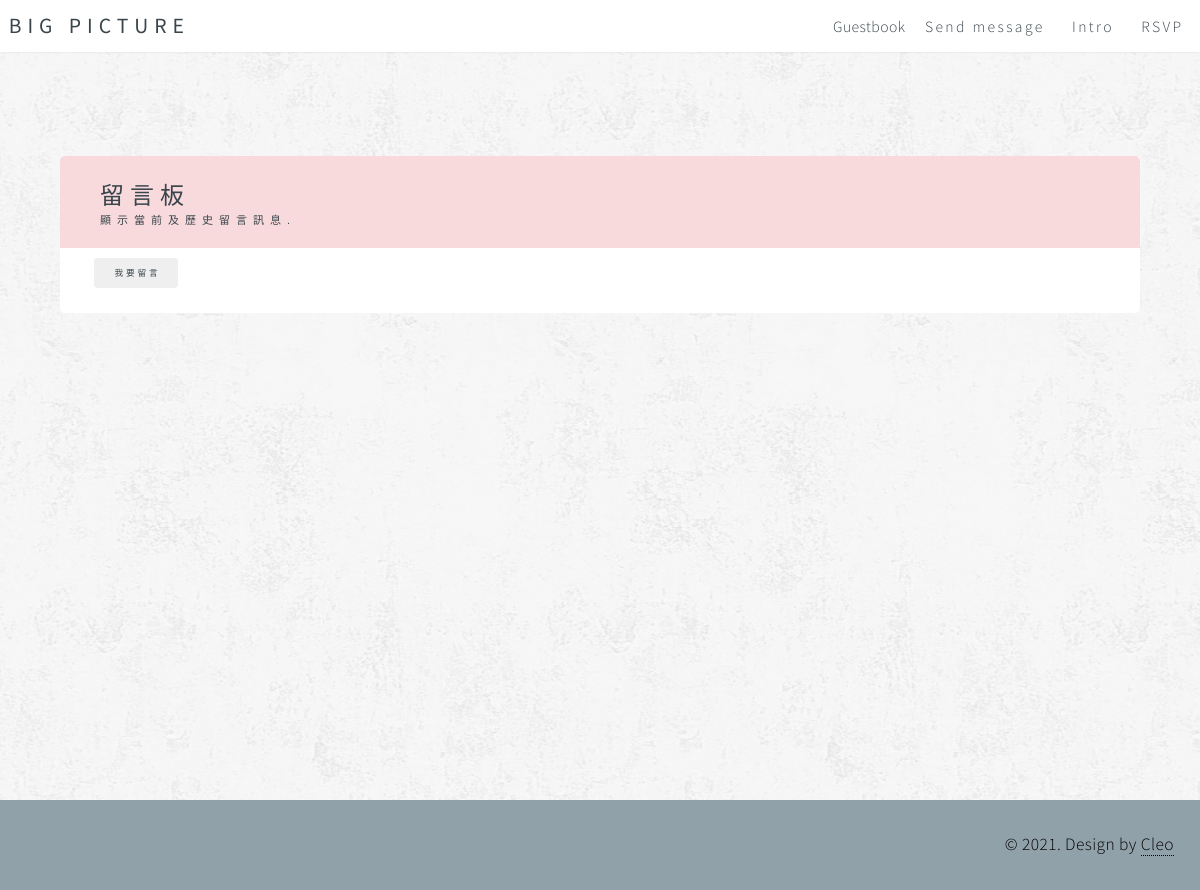
Page /Wedding/guestbook-board/ on the earlier database version.
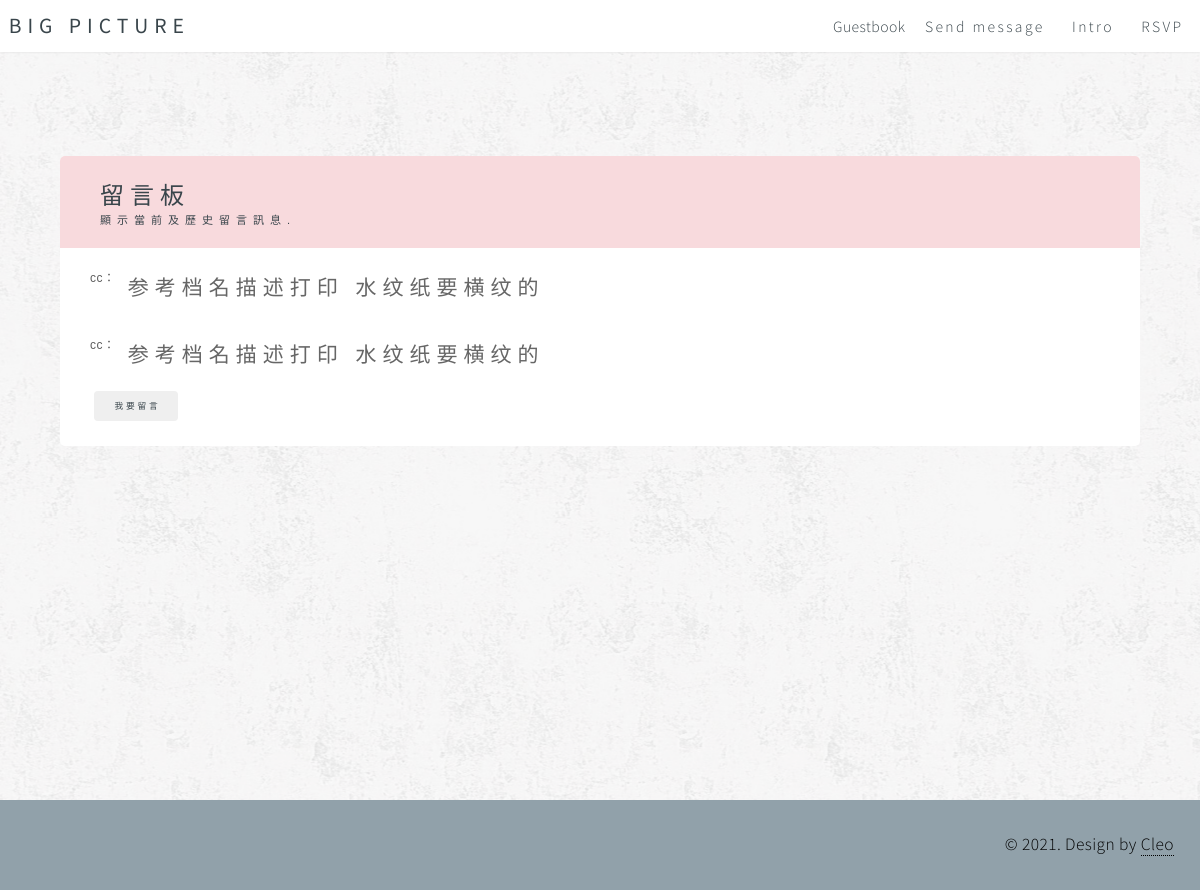
Same page on the later database version.
### Wedding/models.py (models this page shows)
class UserMessage(models.Model):
    object_id = models.CharField(max_length=50, primary_key=True, verbose_name='主键', default='')
    name = models.CharField(max_length=20, null=True, blank=True, verbose_name=u'用户名')
    email = models.EmailField(verbose_name=u'信箱')
    message = models.CharField(max_length=100, verbose_name=u'留言訊息')
    createtime = models.DateTimeField('保存日期',default = timezone.now)
    class Meta:
        db_table = 'user_message'
        ordering = ('-object_id',)
        verbose_name_plural = u'用户留言訊息'

### Wedding/views.py (the view, shortened to what this page needs)
# urls.py: path('guestbook-board/', views.board, name='guestbook-board'),
def board(request):
    all_messages = UserMessage.objects.all()
    return render(request,'wedding/guestbook-board.html', {
        'all_messages':all_messages,
    })

### Wedding/templates/wedding/guestbook-board.html (shortened to what this page needs)
{% extends 'wedding/base.html' %}
{% load static %}
{% block head %}
{{ block.super }}
<link rel="stylesheet" href="{% static 'css/wedding-guestbook.css' %}">
{% endblock head %}
{% block nav %}
<li class="current-active">Guestbook</li>
<li><a href="{% url 'WEDDING:guestbook-form' %}">Send message</a></li>
<li><a href="{% url 'WEDDING:index' %}">Intro</a></li>
<li><a href="{% url 'WEDDING:rsvp' %}">RSVP</a></li>
{% endblock nav %}
{% block home %}
<section id="guestbook" class="wrapper">
    <form action="{% url 'WEDDING:guestbook-form' %}" method="post" class="smart-green">
        <h1>留言板
            <span>顯示當前及歷史留言訊息.</span>
        </h1>
        {% for message in all_messages %}
            <label>
                <span>{{ message.name }}：　</span><br>
                <h2>{{ message.message }}</h2>
            </label>
        {% endfor %}
        <label>
            <span>&nbsp;</span>
            <input type="submit" class="button" value="我要留言"/>
        </label>
    </form>
</section>
{% endblock home %}

Differences in the rows shown:
added UserMessage: name "cc", message "参考档名描述打印 水纹纸要横纹的"
added UserMessage: name "cc", message "参考档名描述打印 水纹纸要横纹的"
